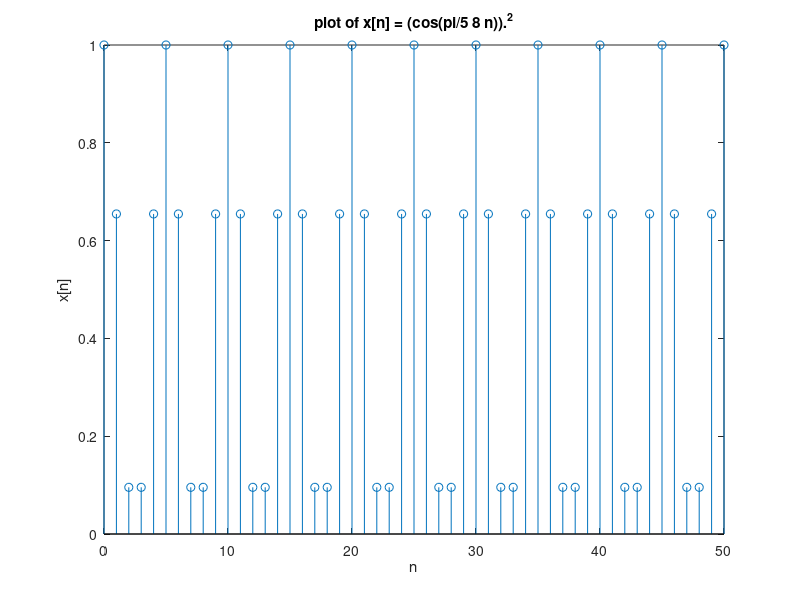
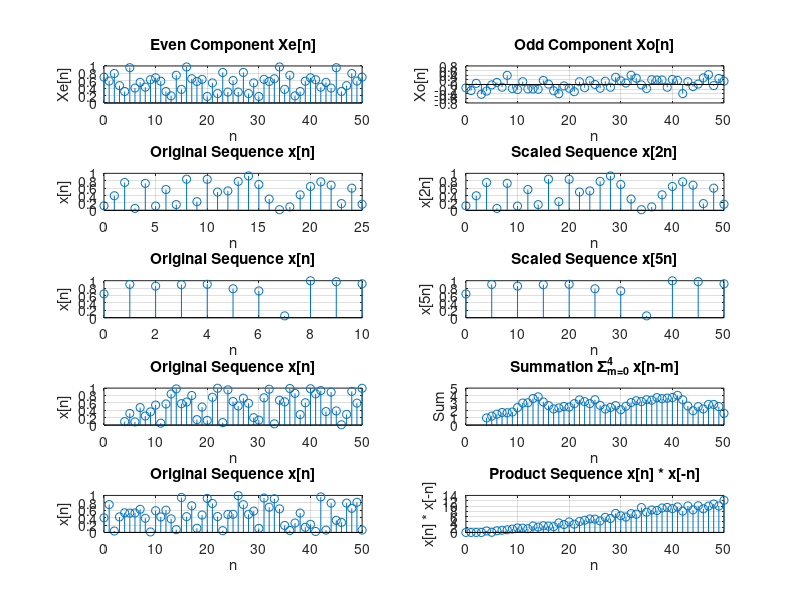

Source code (MATLAB) for these figures, in order:
% question one: part one 

n = 0:50
x = cos((pi/2) * n);

stem(n,x)
xlabel('n')
ylabel('x[n]');
title('plot of x[n] = cos(pi/2 *n');

%question one: part two

n = 0:50
x = cos(5*pi/2 *n);

stem(n,x);
xlabel('n');
ylabel('x[n');
title('plot of x[n] = cos((5pi/2) * (n))');

%question one: part three 
n = 0:50
x = cos(pi*n);

stem(n,x);
xlabel('n');
ylabel('x[n]');
title('plot of x[n] = cos(pi*n)');

%question one: part four
n = 0:50
x = cos(0.2*n);

stem(n,x);
xlabel('n');
ylabel('x[n]');
title('plot of x[n] = cos(0.2 * n)');

%question one: part five 
n = 0:50
x = 0.9.^n.* cos(pi/5 * n);

stem(n,x);
xlabel('n');
ylabel('x[n]');
title('plot of x[n] = 0.9^n * cos(pi/5 * n)');

%question one: part six 
n = 0:50
x = 1.1.^n .*cos(pi/5 * n);

stem(n,x);
xlabel('n');
ylabel('x[n]');
title('plot of x[n] = 1.1. ^n . * cos(pi/5 *n)');

%question one: part seven
n = 0:50
x = cos(pi/5 * n).*cos(pi/25 * n);

stem(n,x);
xlabel('n');
ylabel('x[n]');
title('plot of x[n] = cos(pi/25 * n)');

%question one: part eight 
n = 0:50
x = cos(pi/100 * n.^2);

stem(n,x);
xlabel('n');
ylabel('x[n]');
title('plot of x[n] = cos(pi/100 * n.^2)'); 

%question one: part nine 
n = 0:50
x = (cos(pi/5 * n)).^2;

stem(n,x);
xlabel('n');
ylabel('x[n]');
title('plot of x[n] = (cos(pi/5 8 n)).^2');

n = 0:50; 
figure; 

%% Question 2 - Part 1: Even and Odd Components
x = rand(1, length(n));

Xe = (x + flip(x)) / 2;
Xo = (x - flip(x)) / 2;

subplot(5,2,1);
stem(n, Xe);
title('Even Component Xe[n]');
xlabel('n');
ylabel('Xe[n]');
grid on;

subplot(5,2,2);
stem(n, Xo);
title('Odd Component Xo[n]');
xlabel('n');
ylabel('Xo[n]');
grid on;

%% Question 2 - Part 2: Time Scaling x[2n]
n = 0:25;
x = rand(1, length(n));

subplot(5,2,3);
stem(n, x);
title('Original Sequence x[n]');
xlabel('n');
ylabel('x[n]');
grid on;

subplot(5,2,4);
stem(2*n, x);
title('Scaled Sequence x[2n]');
xlabel('n');
ylabel('x[2n]');
grid on;

%% Question 2 - Part 3: Time Scaling x[5n]
n = 0:10;
x = rand(1, length(n));

subplot(5,2,5);
stem(n, x);
title('Original Sequence x[n]');
xlabel('n');
ylabel('x[n]');
grid on;

subplot(5,2,6);
stem(5*n, x);
title('Scaled Sequence x[5n]');
xlabel('n');
ylabel('x[5n]');
grid on;

%% Question 2 - Part 4: Summation of Delayed Sequences
n = 4:50;
x = rand(1, length(n));
sum_x = zeros(1, length(n)); 
m = 0:4;

for i = 1:length(n)
    for j = 1:length(m)
        idx = n(i) - m(j);
        if idx >= 1 && idx <= length(x) 
            sum_x(i) = sum_x(i) + x(idx);
        end
    end
end

subplot(5,2,7);
stem(n, x);
title('Original Sequence x[n]');
xlabel('n');
ylabel('x[n]');
grid on;

subplot(5,2,8);
stem(n, sum_x);
title('Summation \Sigma_{m=0}^{4} x[n-m]');
xlabel('n');
ylabel('Sum');
grid on;

%% Question 2 - Part 5: Product of x[n] and x[-n]
n = 0:50;
x = rand(1, length(n) + 50);


x_extended = [zeros(1, length(n)), x];      
x_extended(length(n) + 1) = 0;              

product_sequence = zeros(size(n));          

for m = -50:50
    for i = 1:length(n)
        idx1 = m + length(n);
        idx2 = n(i) - m + length(n);
        
        % Check for valid indices
        if idx1 >= 1 && idx1 <= length(x_extended) && ...
           idx2 >= 1 && idx2 <= length(x_extended)
            product_sequence(i) = product_sequence(i) + x_extended(idx1) * x_extended(idx2);
        end
    end
end

subplot(5,2,9);
stem(n, x(1:length(n)));
title('Original Sequence x[n]');
xlabel('n');
ylabel('x[n]');
grid on;

subplot(5,2,10);
stem(n, product_sequence);
title('Product Sequence x[n] * x[-n]');
xlabel('n');
ylabel('x[n] * x[-n]');
grid on;

